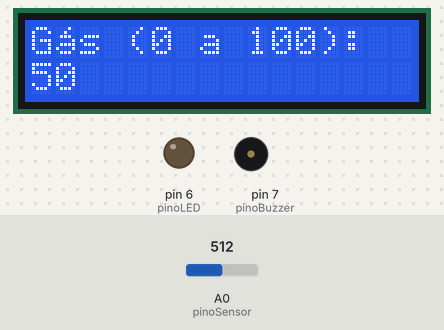
This sketch was run on a simulated Arduino Uno, built with avr-gcc and run on an emulated ATmega328P. Shown: 16×2 character LCD, output pins drawn as LEDs (lit = HIGH), buzzer (waves = sounding). The test bench sets the inputs (shaded band); at power-on: A0 (pinoSensor) = 512. Storage starts empty; what the sketch prints to the serial monitor is not drawn.

Above: at 3.8 s.
3.9 s: A0 (pinoSensor) set to 614
At 8.9 s:
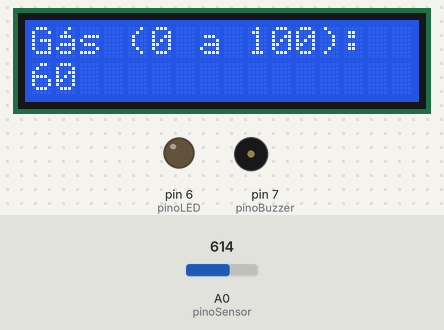
9.2 s: A0 (pinoSensor) set to 639
At 14.0 s:
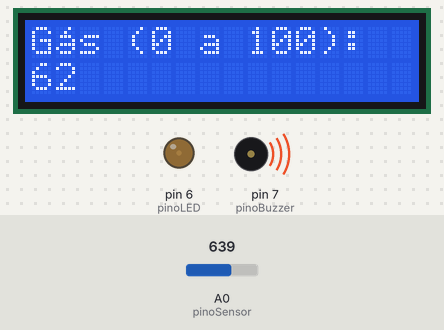
14.3 s: A0 (pinoSensor) set to 668
At 19.1 s:
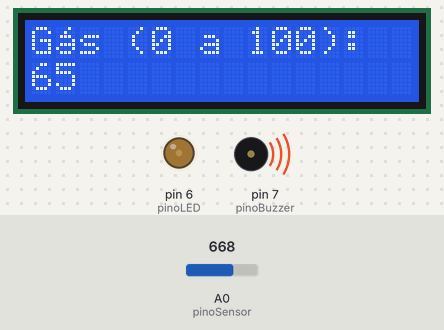
19.4 s: A0 (pinoSensor) set to 701
At 23.3 s:
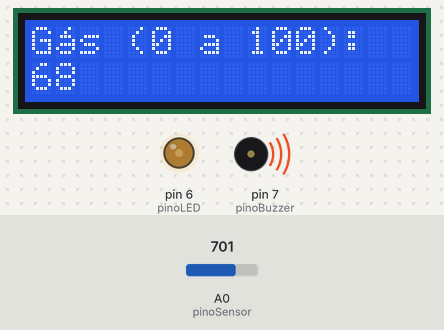
24.4 s: A0 (pinoSensor) set to 745
At 28.6 s:
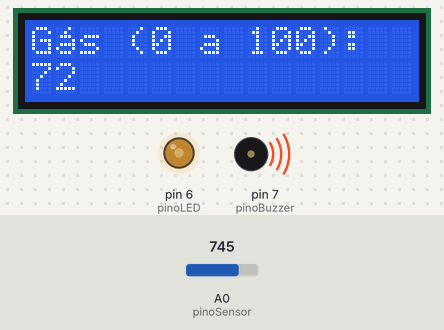
29.5 s: A0 (pinoSensor) set to 772
At 33.8 s:
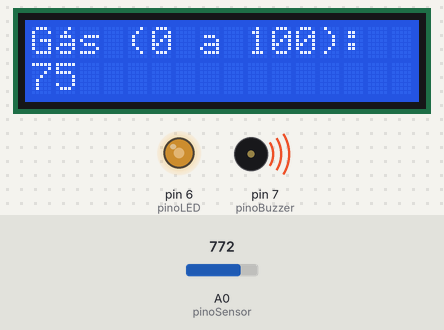
Timing chart, 0 to 35.3 s (numbered marks = the images above; inputs shaded):
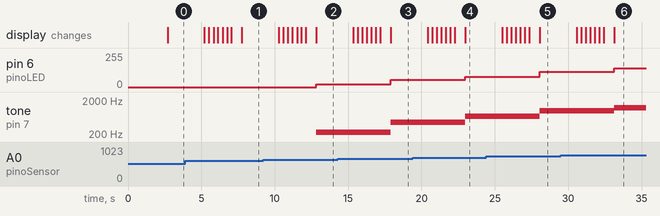

The sketch:

R02_N3.ino
```cpp
// Incluir as bibliotecas necessarias
#include <LiquidCrystal_I2C.h> // Gere o display LCD
#include <SD.h> // Gere o cartão de memoria e os dados nele armazenados

#define pinoSensor A0 // Define o pino do Arduino que recebera os dados do sensor de gás
#define pinoLED 6 // Define o pino do Arduino que controlará o LED
#define pinoBuzzer 7 // Define o pino do Arduino que controlará o buzzer

int gas; // Variável que armazenará os dados vindos do sensor
int gasPadrao = 0; // Variável que armazenará a presença de gás presente no ambiente
int numeroAmostrasReferencia = 5; // Variável que armazenará o número de dados coletados para calcular a presença de gás no ambiente
float limiarDeAtivacaoPercentual = 20; // Variável que apontará o percentual, sobre o valor do gás ambiente, necessária para detecção do gás
int gasLimiar; // Variável que armazenará o valor limite para que o gás possa ser detectado

int frequenciaBuzzer; // Variável que armazena a frequência do som a ser emitido pelo buzzer

boolean LEDeBuzzerVariaveis = true; // Aponta se o LED e o buzzer devem funcionar de forma estática ou variável
// Caso o valor seja "false", o LED e o buzzer exibirão sempre uma luz com mesma intensidade e um som com a mesma frequência
// Caso o valor seja "true", a luz emitida pelo LED e a frequência emitida pelo buzzer variarão conforme a intensidade detectada do gás

// Variáveis para a manipulação da intensidade do LED
int LEDAux, LEDValor;
float LEDSen;

const int LCD_linhas = 2; // Número de linhas do seu display LCD
const int LCD_colunas = 16; // Número de colunas do seu display LCD
const int numeroPiscadas = 3; // Número de vezes que o dado pisca
// As próximas 3 variáveis descrevem os intervalos de tempo empregados no display LCD e podem ser editados conforme o desejo do usuário
const float LCD_tempoAceso = 2.5; // Tempo, em segundos, em que o dado é exibido
const float LCD_tempoPiscando = 1.8; // Tempo, em segundos, em que o dado permanece piscando
const float LCD_tempoApagado = 0.7; // Intervalo, em segundos, entre a exibição dos dados

LiquidCrystal_I2C lcd(0x27,LCD_colunas,LCD_linhas); // Declara o display como um objeto chamado "lcd"

// Para o cartão SD, 3 pinos já são determinados
// SCK = 13;
// MISO = 12;
// MOSI = 11;
const int CS = 10; // Determina o ultimo pino

unsigned long tempoColeta;

byte aComAcento[8] = {
  B00010,
  B00100,
  B01110,
  B00001,
  B01111,
  B10001,
  B01110,
  B00000
};

// Comandos executados ao inicializar o Arduino
void setup() {

  Serial.begin(9600); // Inicia a porta serial com velocidade de 9600

  pinMode(pinoSensor, INPUT); // Declara o pino do sensor para entrada de dados
  pinMode(pinoLED, OUTPUT); // Declara o pino do LED como saída

  // A seguir, são coletadas amostras de referência e, com base nelas, é calculada a presença de gás ambiente/padrão
  Serial.print("Coletando amostras de referência");
  // É executado um loop para coletar as amostras, quantas forem descritas pela variável "numeroAmostrasReferencia"
  for(int i=0; i<numeroAmostrasReferencia; i++){
    gasPadrao += analogRead(pinoSensor); // É feita a leitura do valor vindo do sensor, que é acumulado na variável "gasPadrao"
    Serial.print('.');
    delay(500); // É adicionado um intervalo entre as coletas
  }
  gasPadrao /= numeroAmostrasReferencia; // É calculada a média entre os valores obtidos

  // A função map(x, A, B, C, D) transpõe a variável x, presente no intervalo númerico limitado por A e B, para o interalo de C a D.
  // Nesse caso, a função transpões a variável "gasPadrão", lido pela porta analógica como um valor entre 0 e 1023, e o reinterpreta para uma nova escala, com valores de 0 a 100
  // Por fim, o novo valor obtido é atribuído à mesma variável "gasPadrão"
  gasPadrao = map(gasPadrao,0,1023,0,100);

  // A presença de gás ambiente/padrão é exibida no monitor serial
  Serial.println();
  Serial.print("Presença de gás inicial (escala de 0 a 100): ");
  Serial.println(gasPadrao);

  // Para que seja possível atestar a presença de um gás, é necessário observar uma mudança significativa no valor de gás obtido através do sensor
  // Assim, a variável "gasLimiar" soma à variável "gasPadrão" uma porcentagem oriunda da variável "limiarDeAtivacaoPercentual"
  // Dessa forma, caso o valor obtido pelo sensor ultrapasse o valor de "gasLimiar", é atestada a presença de determinado gás
  gasLimiar = gasPadrao * (1+(limiarDeAtivacaoPercentual/100));

  // A fim de evitar erros, foram adicionadas algumas condições de existência para o valor "gasLimiar"
  if(gasLimiar < 15){ // Caso "gasLimiar" seja menor que 15
    gasLimiar = 15; // "gasLimiar" passa a ser 15
  }else if(gasLimiar > 95){ // Caso "gasLimiar" seja maior que 95
    gasLimiar = 95; // "gasLimiar" passa a ser 95
  }

  // O valor limite de gás para a ativação do sistema é exibido na porta serial
  Serial.print("Limiar de presença de gás (escala de 0 a 100): ");
  Serial.println(gasLimiar);

  lcd.init(); // Inicia o display lcd(x, y), de x colunas e y linhas; Nesse caso, lcd(16,2);
  lcd.createChar(0,aComAcento); // Descreve o caracterer 'á' a ser exibido no display
  lcd.backlight(); // Liga a luz de fundo do display
  lcd.setCursor(0, 0); // Posiciona o cursor na primeira coluna (0) e na primeira linha (0)
  // Imprime, na primeira linha, o texto “Gás (0 a 100):”
  lcd.print("G");
  lcd.write(0);
  lcd.print("s (0 a 100): ");
  Serial.println("Display LCD ligado"); // Informa, na porta serial, que o display esta ligado

  Serial.println("Iniciando cartão SD...");
  pinMode(CS, OUTPUT); // Configura o pino CS como saída

  if(SD.begin(CS)){ // Caso a inicialização do SD no pino CS ocorra com sucesso
    Serial.println("Cartão SD inicializado corretamente"); // Imprime uma mensagem de sucesso;
  }else{ // Caso a inicialização do SD no pino CS falhe
    Serial.println("Falha na inicialização do cartão SD"); // Imprime uma mensagem de erro
    while(1); // Inicia um loop sem fim pois o cartão não foi devidamente iniciado
  }
}

// Comandos que serao executados repetidamente (loop)
void loop(){

  gas = analogRead(pinoSensor); // Lê o pino analógico e armazena o valor recebido

  tempoColeta = millis(); // Armazena o tempo, em millisegundos, em que o dado foi coletado a partir do momento em que o Arduino é ligado
  tempoColeta /= 1000; // Converte esse valor de millisegundos para segundos

  gas = map(gas,0,1023,0,100); // Reinterpreta os dados obtidos, que variam de 0 a 1023 e passam a variar entre 0 e 100

  // Os proximos comandos imprimem a presença de gás na porta serial
  Serial.print("Presença de gás (escala de 0 a 100):");
  Serial.print(gas); // Imprime a presença de gás obtida

  // O resultado fica como:
  /*
  Presença de gás (escala de 0 a 100): 30 unidades
  */

  if(gas > gasLimiar){ // Caso seja detectada a presença de determinado gás, o seguinte bloco é excutado

    Serial.print(" - Gás detectado!"); // Imprime um aviso no monitor serial, indicando a detecção de certo gás

    if(LEDeBuzzerVariaveis == false){ // Caso o usuário deseja que o LED e o buzzer sejam estáticos

      frequenciaBuzzer = 1000; // Frequência, em Hertz (Hz) do som a ser emitido pelo buzzer
      tone(pinoBuzzer, frequenciaBuzzer); // Faz com que o buzzer, ligado ao "pinoBuzzer", emita um som de frequência "frequenciaBuzzer"

      digitalWrite(pinoLED, HIGH); // Liga o LED conectado ao "pinoLED"

    }else{ // Caso o usuário deseja que o LED e o buzzer variem conforme a mudança na quantidade de gás detectada

      // Frequência, em Hertz (Hz) do som a ser emitido pelo buzzer
      frequenciaBuzzer = map(gas, gasLimiar, 100, 80, 3000); // Associa à variável "frequenciaBuzzer" um valor de frequência, proporcional ao intervalo entre "gasLimiar" e "gas", e que varia entre 80 e 3000 Hertz (Hz)
      tone(pinoBuzzer, frequenciaBuzzer); // Faz com que o buzzer, ligado ao "pinoBuzzer", emita um som de frequência "frequenciaBuzzer"

      // Intensidade, entre 0 e 255, a ser aplicada no LED
      LEDAux = map(gas, gasLimiar, 100, 1, 89); // Associa à variável "LED" um valor de ângulo, proporcional ao intervalo entre "gasLimiar" e "gas", e que varia entre 1° e 90°
      LEDSen = (sin(LEDAux*(3.1412/180))); // Converte esse ângulo de graus para radianos e calcula o seno desse ângulo correspondente
      LEDValor = int(LEDSen*255); // Com base no seno, que varia de 0 a 1, esse valor é multiplicado por 255 para que esse valor varie de 0 a 255
      // O método "analogWrite", quando aplicado numa porta digital que suporta a tecnologia PWM (tais portas possuem o símbolo '~' ao lado do número correspondente), permitem a emissão de sinais com níveis que vairam de 0 a 255
      analogWrite(pinoLED, LEDValor); // Assim, o valor de intensidade obtido anteriormente ("LEDValor"), que varia de 0 a 255, é aplicado ao pino "pinoLED", controlando a intensidade da luz emitida pelo LED

    }
  }else{ // Caso não seja detectada a presença de determinado gás, o seguinte bloco é executado

    noTone(pinoBuzzer); // Desliga o buzzer conectado ao "pinoBuzzer"

    digitalWrite(pinoLED, LOW); // Desliga o LED conectado ao "pinoLED"

  }

  Serial.println(); // Imprime uma quebra de linha no monitor serial

  lcd.backlight(); // Liga a luz de fundo do display

  // Os proximos comandos imprimem a presença de gás no display LCD
  lcd.setCursor(0, 1); // Posiciona o cursor na primeira coluna (0) e na segunda linha (1)
  lcd.print(gas); // Imprime o valor da prsença de gás coletada

  // O resultado fica como:
  /*
    Gás (0 a 100):
    56
  */

  delay(LCD_tempoAceso * 1000); // Estabelece um intervalo em milisegundos entre as medicoes

  // Apaga e reescreve o valor no display, fazendo o valor piscar
  for (int i = 0; i < numeroPiscadas; i++) {
    lcd.setCursor(0, 1);
    for (int j = 0; j < LCD_colunas; j++) {
      lcd.print(" ");
    }

    delay((LCD_tempoPiscando * 1000)/(numeroPiscadas * 2)); // Gere uma pausa entre os processos de apagar e reescreer os dados

    lcd.setCursor(0, 1); // Posiciona o cursor na primeira coluna (0) e na segunda linha (1)
    lcd.print(gas); // Imprime o valor da presença de gás coletada

    delay((LCD_tempoPiscando * 1000)/(numeroPiscadas * 2)); // Gere uma pausa entre os processos de apagar e reescreer os dados
  }

  lcd.noBacklight(); // Desliga a luz de fundo do display

  delay(LCD_tempoApagado*1000); // Estabelece um intervalo em milisegundos entre as medicoes

  // Abrir um arquivo no cartão SD e escrever nele
  File dataFile = SD.open("data.csv", FILE_WRITE); // Abre o arquivo data.csv e posiciona o cursor no seu fim

  if(dataFile){ // Caso o arquivo seja aberto com sucess
    // Imprimir os dados no arquivo aberto
    dataFile.print(tempoColeta); // Imprime o tempo em milissegundos em que essa coleta foi realizada
    dataFile.print(","); // Imprime a vírgula para separar os dados
    //dataFile.print(gas); // Imprime a temperatura coletada
    dataFile.print("0");
    dataFile.println(); // Coloca uma quebra de linha

    // Fechar o arquivo e salvar as modificações
    dataFile.close();

  }else{ // Caso o arquivo nao possa ser aberto

    Serial.println("Erro ao tentar abrir data.csv");

  }
}
```

Measured:
- the behaviour switches between 624 and 625 on A0 (pinoSensor) (found by bisection; images 1 and 2)
- after the input at 9.2 s, pin 6 (pinoLED): 0/255 → 22/255 after 3.6 s; tone on pin 7 (pinoBuzzer): silent → 226 Hz after 3.6 s
- after the input at 14.3 s, pin 6 (pinoLED): 22/255 → 53/255 after 3.6 s; tone on pin 7 (pinoBuzzer): 226 Hz → 445 Hz after 3.6 s
- after the input at 19.4 s, pin 6 (pinoLED): 53/255 → 78/255 after 3.6 s; tone on pin 7 (pinoBuzzer): 445 Hz → 664 Hz after 3.6 s
- after the input at 24.4 s, pin 6 (pinoLED): 78/255 → 115/255 after 3.6 s; tone on pin 7 (pinoBuzzer): 664 Hz → 956 Hz after 3.6 s
- after the input at 29.5 s, pin 6 (pinoLED): 115/255 → 142/255 after 3.6 s; tone on pin 7 (pinoBuzzer): 956 Hz → 1175 Hz after 3.6 s
